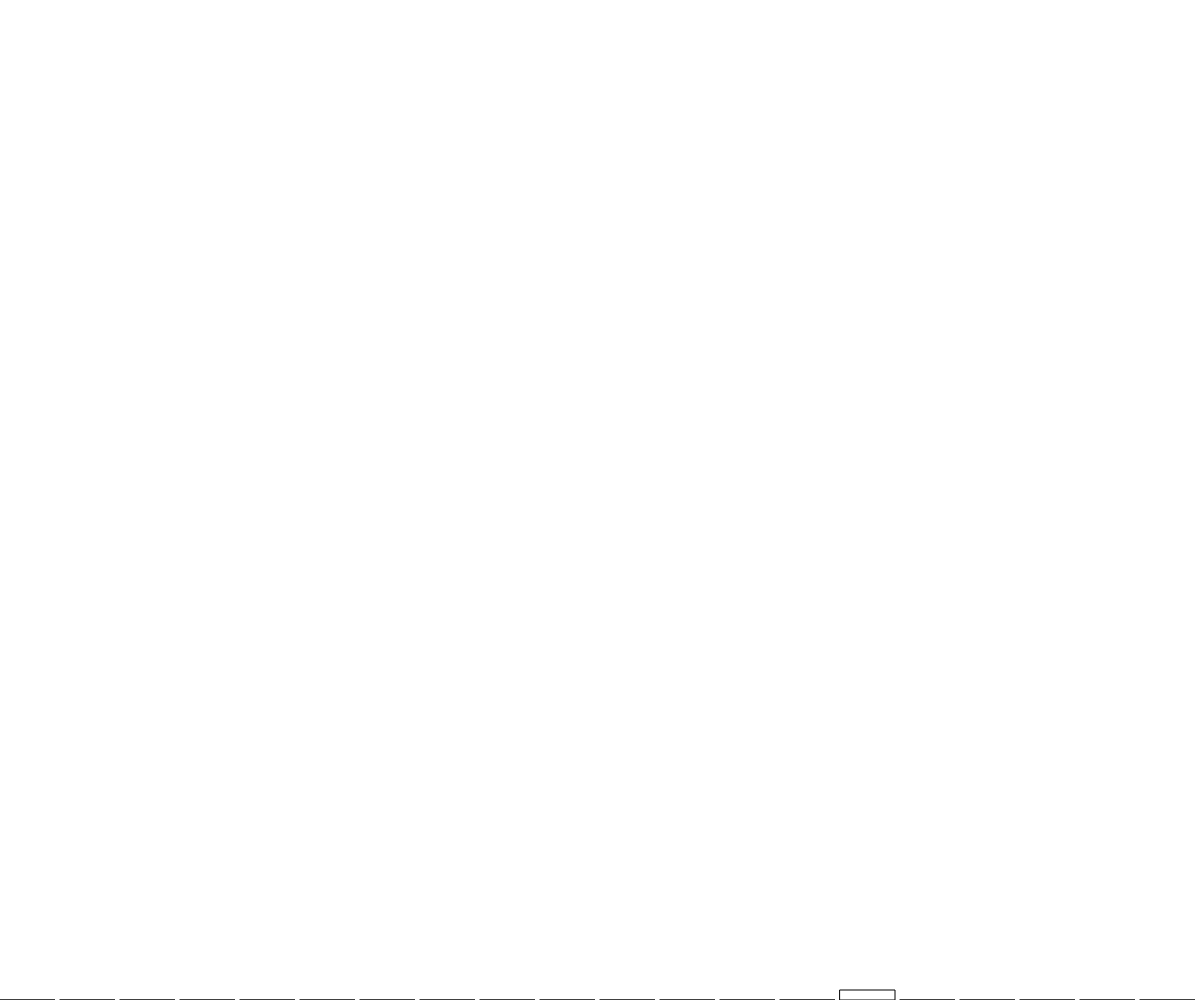
Frame 1 (no input)
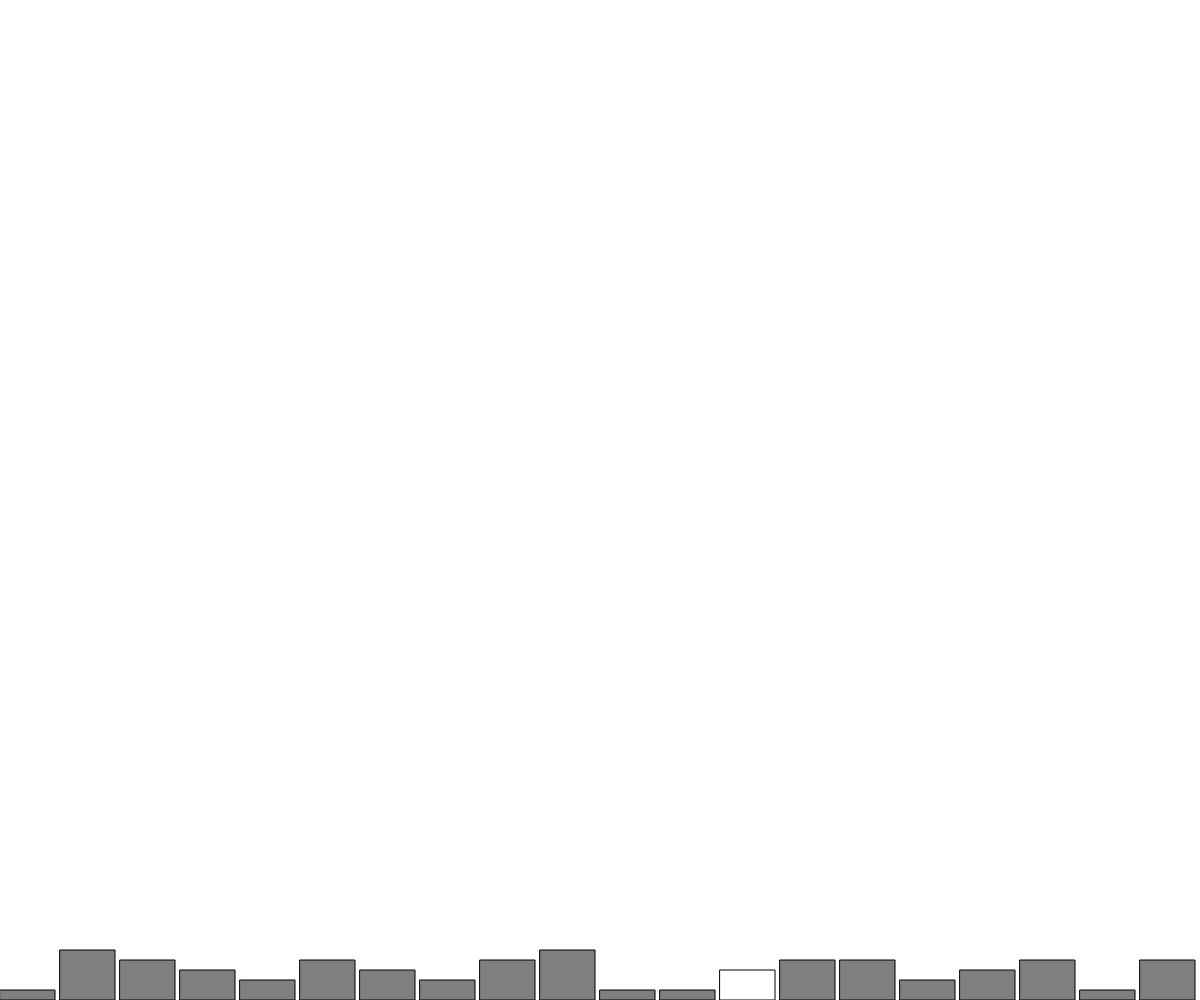
Frame 60 (no input)
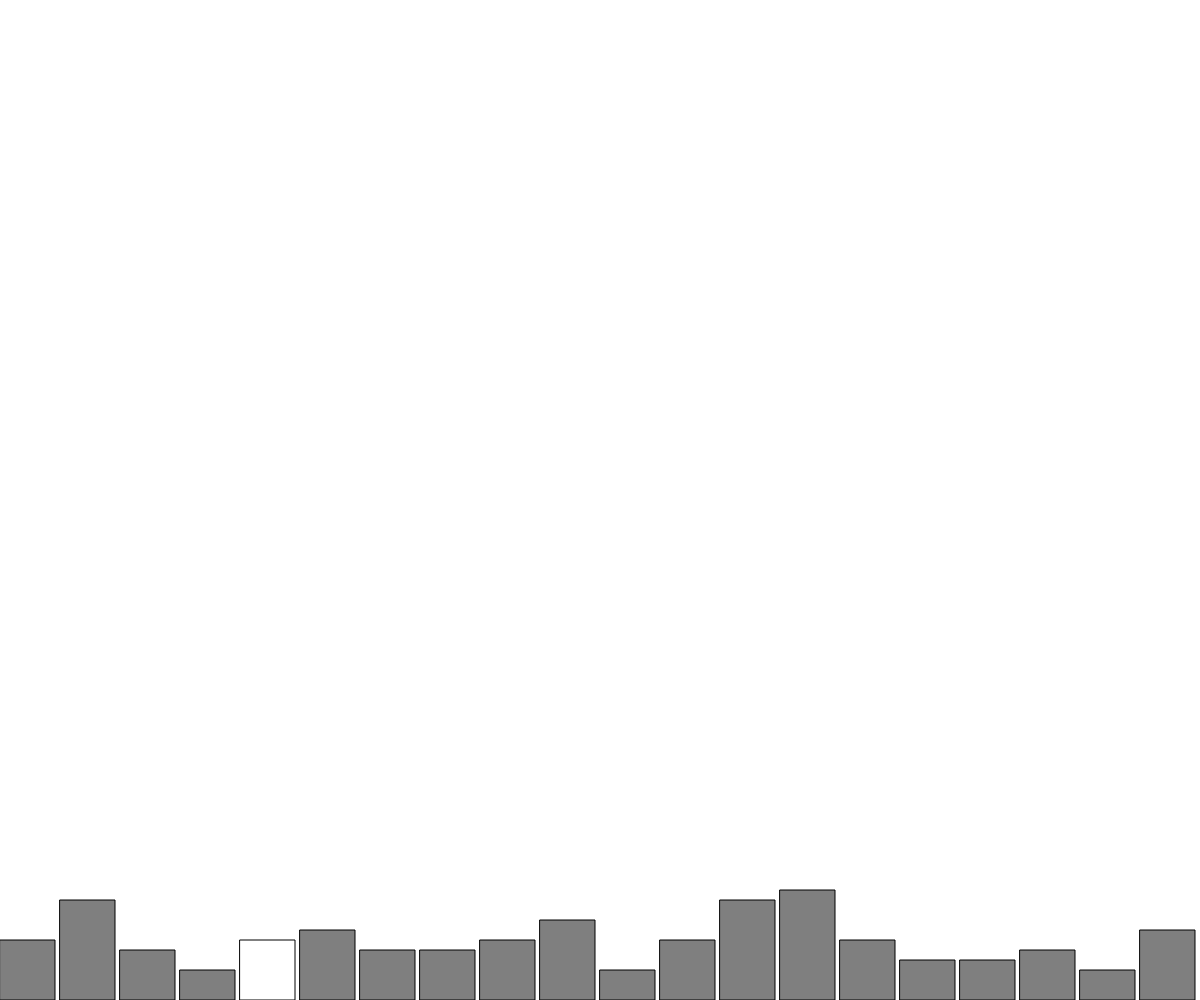
Frame 120 (the mouse pressed at the canvas centre since frame 60)

The p5.js sketch that drew these frames (run headless with seeded random() and noise() and a simulated clock; from frame 60 on, the mouse is pressed at the canvas centre):

// p5.js sketch
// ── sketch.js
let w;
let r;

function setup() {
	createCanvas(windowWidth, windowHeight);
	//walker
	// w = new Walker();
	//random distribution
	r = new RandomDistribution(20);

}

function draw() {

	//walker
	// background(51);
	// w.update();
	// w.display(this.x, this.y);

	r.update();

}
// ── gaussianDistribution.js
class GaussianDistribution{

    constructor(){
        this.sd = 60;
        this.mean = width/2;
        background(255);
    }

    update(){
        this.num = randomGaussian();
        let x = this.sd * this.num + this.mean;
        noStroke();
        fill(127, 10);
        ellipse(x, height/2, 16, 16);
    }

}
// ── randomDistribution.js
class RandomDistribution {

  constructor(size) {
    this.distribution = new Array(size).fill(0);
  }

  update() {
    background(255);
    stroke(0);
    fill(127);

    let current = int(random(0, this.distribution.length));
    this.distribution[current] = this.distribution[current] + 10;

  
    let w = width / this.distribution.length;
    // console.log(w);
    for (let x = 0; x < this.distribution.length; x++) {
      if(x === current){
        fill(255);
      }
      else{
        fill(127);
      }
      rect(x * w,
         height - this.distribution[x],
          w -5, 
          this.distribution[x]);
    }

  }

}
// ── walker.js
class Walker {

  constructor() {
    this.pos = createVector(width/2, 0);
    this.display();
    this.vel = createVector(0,0);
    this.acc = createVector(0, 0.1)
  }

  update() {
    this.vel.add(this.acc);
    this.pos.add(this.vel);
  }

  display() {
    fill(255);
    ellipse(this.pos.x, this.pos.y, 48, 48);
  }
}
